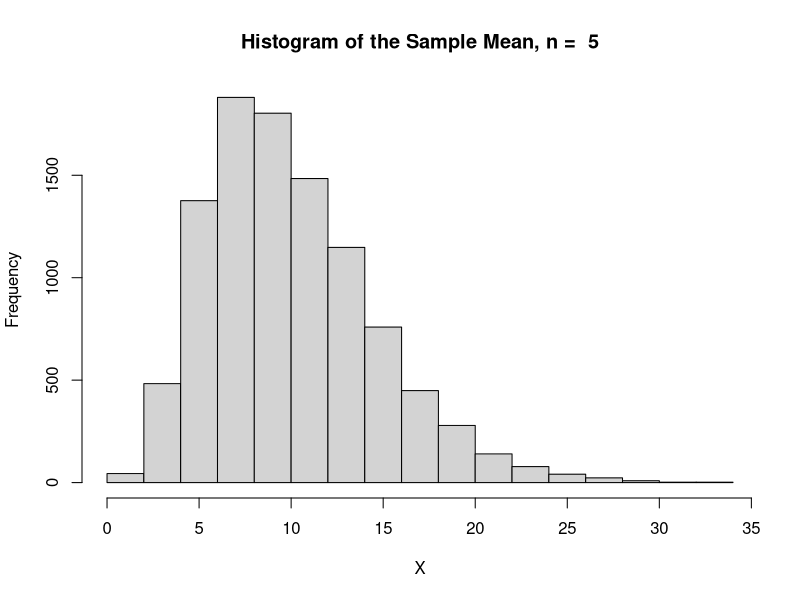

The R source for this figure:
###CLT with Exponentials
n = 5
X = numeric(10000)
for (j in 1:10000)
{
X[j] = mean(rexp(n,1/10))
}
##estimated mean
mean(X)
##true mean
1/(1/10)
##estimated variance/n
var(X)
##true variance/n
(1/(1/10)^2)/n
hist(X, main = paste("Histogram of the Sample Mean, n = ",n))
